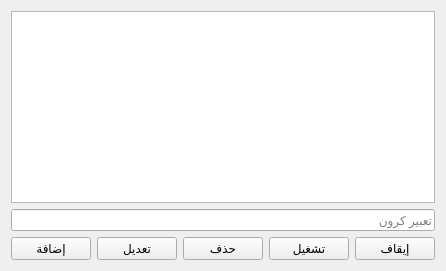
<ui version="4.0">
  <class>PageScheduler</class>
  <widget class="QWidget" name="PageScheduler">
    <layout class="QVBoxLayout" name="verticalLayout">
      <item>
        <widget class="QTableWidget" name="tableJobs"/>
      </item>
      <item>
        <widget class="QLineEdit" name="editCron">
          <property name="placeholderText"><string>تعبير كرون</string></property>
        </widget>
      </item>
      <item>
        <layout class="QHBoxLayout" name="layoutButtons">
          <item><widget class="QPushButton" name="btnAdd"><property name="text"><string>إضافة</string></property></widget></item>
          <item><widget class="QPushButton" name="btnEdit"><property name="text"><string>تعديل</string></property></widget></item>
          <item><widget class="QPushButton" name="btnRemove"><property name="text"><string>حذف</string></property></widget></item>
          <item><widget class="QPushButton" name="btnStart"><property name="text"><string>تشغيل</string></property></widget></item>
          <item><widget class="QPushButton" name="btnStop"><property name="text"><string>إيقاف</string></property></widget></item>
        </layout>
      </item>
    </layout>
  </widget>
</ui>
